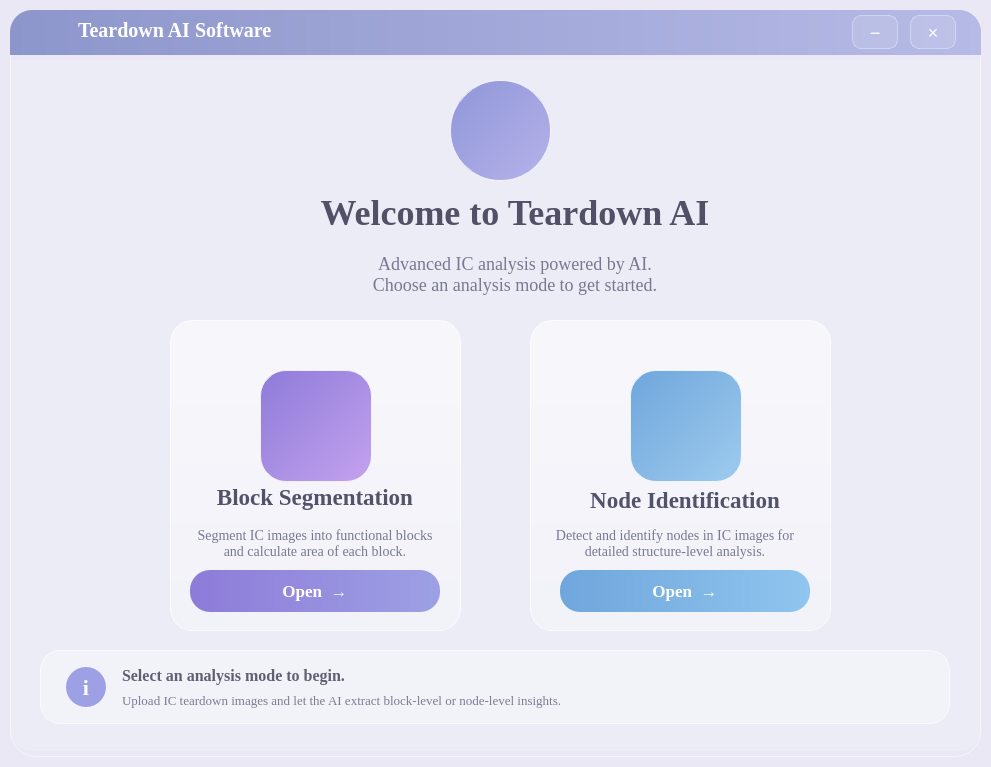
<?xml version="1.0" encoding="UTF-8"?>
<ui version="4.0">
 <class>MainWindow</class>
 <widget class="QMainWindow" name="MainWindow">
  <property name="geometry">
   <rect>
    <x>0</x>
    <y>0</y>
    <width>991</width>
    <height>767</height>
   </rect>
  </property>
  <property name="minimumSize">
   <size>
    <width>700</width>
    <height>740</height>
   </size>
  </property>
  <property name="windowTitle">
   <string>Teardown AI Software</string>
  </property>
  <property name="styleSheet">
   <string notr="true">QMainWindow {
    background-color: #e9e8f4;
}</string>
  </property>
  <widget class="QWidget" name="centralwidget">
   <property name="styleSheet">
    <string notr="true">QWidget#centralwidget {
    background: transparent;
}</string>
   </property>
   <layout class="QGridLayout" name="gridLayout">
    <property name="leftMargin">
     <number>10</number>
    </property>
    <property name="topMargin">
     <number>10</number>
    </property>
    <property name="rightMargin">
     <number>10</number>
    </property>
    <property name="bottomMargin">
     <number>10</number>
    </property>
    <item row="0" column="0">
     <widget class="QFrame" name="mainFrame">
      <property name="styleSheet">
       <string notr="true">QFrame#mainFrame {
    background: qlineargradient(
        x1:0, y1:0, x2:1, y2:1,
        stop:0 #f1eff9,
        stop:0.45 #eceaf7,
        stop:1 #dfe7f8
    );
    border: 1px solid rgba(255,255,255,0.50);
    border-radius: 26px;
}</string>
      </property>
      <property name="frameShape">
       <enum>QFrame::StyledPanel</enum>
      </property>
      <property name="frameShadow">
       <enum>QFrame::Raised</enum>
      </property>
      <widget class="QFrame" name="HeaderFrame">
       <property name="geometry">
        <rect>
         <x>0</x>
         <y>0</y>
         <width>971</width>
         <height>45</height>
        </rect>
       </property>
       <property name="styleSheet">
        <string notr="true">QFrame#HeaderFrame {
    background: qlineargradient(x1:0,y1:0,x2:1,y2:0, stop:0 #8d96cb, stop:1 #b6bae6);
    border-top-left-radius: 22px;
    border-top-right-radius: 22px;
}</string>
       </property>
       <property name="frameShape">
        <enum>QFrame::StyledPanel</enum>
       </property>
       <property name="frameShadow">
        <enum>QFrame::Raised</enum>
       </property>
       <widget class="QPushButton" name="logoPushbutton">
        <property name="geometry">
         <rect>
          <x>22</x>
          <y>-2</y>
          <width>40</width>
          <height>40</height>
         </rect>
        </property>
        <property name="sizePolicy">
         <sizepolicy hsizetype="Minimum" vsizetype="Fixed">
          <horstretch>0</horstretch>
          <verstretch>0</verstretch>
         </sizepolicy>
        </property>
        <property name="styleSheet">
         <string notr="true">QPushButton#logoPushbutton { background: transparent; color: white; border: none; font-size: 50px; font-weight: 700; }</string>
        </property>
        <property name="text">
         <string/>
        </property>
       </widget>
       <widget class="QLabel" name="softwareNameLabel">
        <property name="geometry">
         <rect>
          <x>68</x>
          <y>10</y>
          <width>320</width>
          <height>21</height>
         </rect>
        </property>
        <property name="styleSheet">
         <string notr="true">QLabel#softwareNameLabel { background: transparent; color: white; border: none; font-family: Times New Roman; font-size: 20px; font-weight: 600; }</string>
        </property>
        <property name="text">
         <string>Teardown AI Software</string>
        </property>
       </widget>
       <widget class="QPushButton" name="minimizeButton">
        <property name="geometry">
         <rect>
          <x>842</x>
          <y>5</y>
          <width>46</width>
          <height>34</height>
         </rect>
        </property>
        <property name="styleSheet">
         <string notr="true">QPushButton#minimizeButton { background-color: rgba(255,255,255,0.12); color: white; border: 1px solid rgba(255,255,255,0.36); border-radius: 9px; font-size: 18px; } QPushButton#minimizeButton:hover { background-color: rgba(255,255,255,0.24); }</string>
        </property>
        <property name="text">
         <string>−</string>
        </property>
       </widget>
       <widget class="QPushButton" name="closeButton">
        <property name="geometry">
         <rect>
          <x>900</x>
          <y>5</y>
          <width>46</width>
          <height>34</height>
         </rect>
        </property>
        <property name="styleSheet">
         <string notr="true">QPushButton#closeButton { background-color: rgba(255,255,255,0.12); color: white; border: 1px solid rgba(255,255,255,0.36); border-radius: 9px; font-size: 18px; } QPushButton#closeButton:hover { background-color: rgba(220,110,130,0.70); }</string>
        </property>
        <property name="text">
         <string>×</string>
        </property>
       </widget>
      </widget>
      <widget class="QFrame" name="bodyFrame">
       <property name="geometry">
        <rect>
         <x>0</x>
         <y>50</y>
         <width>971</width>
         <height>691</height>
        </rect>
       </property>
       <property name="styleSheet">
        <string notr="true">QFrame#bodyFrame { background: rgba(255,255,255,0.16); border-bottom-left-radius: 22px; border-bottom-right-radius: 22px; }</string>
       </property>
       <property name="frameShape">
        <enum>QFrame::StyledPanel</enum>
       </property>
       <property name="frameShadow">
        <enum>QFrame::Raised</enum>
       </property>
       <widget class="QLabel" name="appIconLabel">
        <property name="geometry">
         <rect>
          <x>440</x>
          <y>20</y>
          <width>101</width>
          <height>101</height>
         </rect>
        </property>
        <property name="styleSheet">
         <string notr="true">QLabel#appIconLabel { background: qlineargradient(x1:0,y1:0,x2:1,y2:1, stop:0 #8f96d8, stop:1 #b6b2ea); color: white; border: 1px solid rgba(255,255,255,0.75); border-radius: 50px; font-size: 180px; font-weight: 700;}</string>
        </property>
        <property name="text">
         <string/>
        </property>
        <property name="alignment">
         <set>Qt::AlignCenter</set>
        </property>
        <property name="wordWrap">
         <bool>false</bool>
        </property>
       </widget>
       <widget class="QLabel" name="welcomeLabel">
        <property name="geometry">
         <rect>
          <x>220</x>
          <y>123</y>
          <width>570</width>
          <height>58</height>
         </rect>
        </property>
        <property name="styleSheet">
         <string notr="true">QLabel#welcomeLabel { background: transparent; border: none; color: #505166; font-family: Times New Roman; font-size: 36px; font-weight: 700; }</string>
        </property>
        <property name="text">
         <string>Welcome to Teardown AI</string>
        </property>
        <property name="alignment">
         <set>Qt::AlignCenter</set>
        </property>
       </widget>
       <widget class="QLabel" name="subtitleLabel">
        <property name="geometry">
         <rect>
          <x>255</x>
          <y>183</y>
          <width>500</width>
          <height>62</height>
         </rect>
        </property>
        <property name="styleSheet">
         <string notr="true">QLabel#subtitleLabel { background: transparent; border: none; color: #777990; font-family: Times New Roman; font-size: 18px; line-height: 140%; }</string>
        </property>
        <property name="text">
         <string>Advanced IC analysis powered by AI.
Choose an analysis mode to get started.</string>
        </property>
        <property name="alignment">
         <set>Qt::AlignCenter</set>
        </property>
       </widget>
       <widget class="QFrame" name="blockSegmentationCard">
        <property name="geometry">
         <rect>
          <x>160</x>
          <y>260</y>
          <width>291</width>
          <height>311</height>
         </rect>
        </property>
        <property name="styleSheet">
         <string notr="true">QFrame#blockSegmentationCard { background: qlineargradient(x1:0,y1:0,x2:0,y2:1, stop:0 rgba(255,255,255,0.58), stop:1 rgba(255,255,255,0.30)); border: 1px solid rgba(255,255,255,0.75); border-radius: 22px; } QFrame#blockSegmentationCard:hover { border: 1px solid #9b93df; background: rgba(255,255,255,0.48); }</string>
        </property>
        <property name="frameShape">
         <enum>QFrame::StyledPanel</enum>
        </property>
        <property name="frameShadow">
         <enum>QFrame::Raised</enum>
        </property>
        <widget class="QLabel" name="blockSegiconlabel">
         <property name="geometry">
          <rect>
           <x>90</x>
           <y>50</y>
           <width>112</width>
           <height>112</height>
          </rect>
         </property>
         <property name="styleSheet">
          <string notr="true">QLabel#blockSegiconlabel { background: qlineargradient(x1:0,y1:0,x2:1,y2:1, stop:0 #8d7bd9, stop:1 #c4a2ee); border: 1px solid rgba(255,255,255,0.75); border-radius: 26px; color: white; font-family: Segoe UI; font-size: 44px; }</string>
         </property>
         <property name="text">
          <string/>
         </property>
         <property name="alignment">
          <set>Qt::AlignCenter</set>
         </property>
        </widget>
        <widget class="QLabel" name="blockSegtitlelabel">
         <property name="geometry">
          <rect>
           <x>10</x>
           <y>160</y>
           <width>270</width>
           <height>34</height>
          </rect>
         </property>
         <property name="styleSheet">
          <string notr="true">QLabel#blockSegtitlelabel { background: transparent; border: none; color: #52536a; font-family: Times New Roman; font-size: 23px; font-weight: 700; }</string>
         </property>
         <property name="text">
          <string>Block Segmentation</string>
         </property>
         <property name="alignment">
          <set>Qt::AlignCenter</set>
         </property>
        </widget>
        <widget class="QLabel" name="blockSegdetailslabel">
         <property name="geometry">
          <rect>
           <x>20</x>
           <y>200</y>
           <width>250</width>
           <height>46</height>
          </rect>
         </property>
         <property name="styleSheet">
          <string notr="true">QLabel#blockSegdetailslabel { background: transparent; border: none; color: #777990; font-family: Times New Roman; font-size: 14px; }</string>
         </property>
         <property name="text">
          <string>Segment IC images into functional blocks and calculate area of each block.</string>
         </property>
         <property name="alignment">
          <set>Qt::AlignCenter</set>
         </property>
         <property name="wordWrap">
          <bool>true</bool>
         </property>
        </widget>
        <widget class="QPushButton" name="blockSegOpenButton">
         <property name="geometry">
          <rect>
           <x>20</x>
           <y>250</y>
           <width>250</width>
           <height>42</height>
          </rect>
         </property>
         <property name="styleSheet">
          <string notr="true">QPushButton#blockSegOpenButton { background: qlineargradient(x1:0,y1:0,x2:1,y2:0, stop:0 #8d7bd9, stop:1 #9da0e4); color: white; border: none; border-radius: 20px; font-family: Times New Roman; font-size: 17px; font-weight: 600; } QPushButton#blockSegOpenButton:hover { background: qlineargradient(x1:0,y1:0,x2:1,y2:0, stop:0 #8170cf, stop:1 #9095dc); } QPushButton#blockSegOpenButton:pressed { background: #7467bd; }</string>
         </property>
         <property name="text">
          <string>Open  →</string>
         </property>
        </widget>
       </widget>
       <widget class="QFrame" name="nodeIdentificationCard">
        <property name="geometry">
         <rect>
          <x>520</x>
          <y>260</y>
          <width>301</width>
          <height>311</height>
         </rect>
        </property>
        <property name="styleSheet">
         <string notr="true">QFrame#nodeIdentificationCard { background: qlineargradient(x1:0,y1:0,x2:0,y2:1, stop:0 rgba(255,255,255,0.58), stop:1 rgba(255,255,255,0.30)); border: 1px solid rgba(255,255,255,0.75); border-radius: 22px; } QFrame#nodeIdentificationCard:hover { border: 1px solid #7db7e8; background: rgba(255,255,255,0.48); }</string>
        </property>
        <property name="frameShape">
         <enum>QFrame::StyledPanel</enum>
        </property>
        <property name="frameShadow">
         <enum>QFrame::Raised</enum>
        </property>
        <widget class="QLabel" name="nodeIdentiiconlabel">
         <property name="geometry">
          <rect>
           <x>100</x>
           <y>50</y>
           <width>112</width>
           <height>112</height>
          </rect>
         </property>
         <property name="styleSheet">
          <string notr="true">QLabel#nodeIdentiiconlabel { background: qlineargradient(x1:0,y1:0,x2:1,y2:1, stop:0 #6fa6dc, stop:1 #9ecbee); border: 1px solid rgba(255,255,255,0.75); border-radius: 26px; color: white; font-family: Segoe UI; font-size: 44px; }</string>
         </property>
         <property name="text">
          <string/>
         </property>
         <property name="alignment">
          <set>Qt::AlignCenter</set>
         </property>
        </widget>
        <widget class="QLabel" name="nodeIdentititlelabel">
         <property name="geometry">
          <rect>
           <x>20</x>
           <y>163</y>
           <width>270</width>
           <height>34</height>
          </rect>
         </property>
         <property name="styleSheet">
          <string notr="true">QLabel#nodeIdentititlelabel { background: transparent; border: none; color: #52536a; font-family: Times New Roman; font-size: 23px; font-weight: 700; }</string>
         </property>
         <property name="text">
          <string>Node Identification</string>
         </property>
         <property name="alignment">
          <set>Qt::AlignCenter</set>
         </property>
        </widget>
        <widget class="QLabel" name="nodeIdentidetailslabel">
         <property name="geometry">
          <rect>
           <x>20</x>
           <y>200</y>
           <width>250</width>
           <height>46</height>
          </rect>
         </property>
         <property name="styleSheet">
          <string notr="true">QLabel#nodeIdentidetailslabel { background: transparent; border: none; color: #777990; font-family: Times New Roman; font-size: 14px; }</string>
         </property>
         <property name="text">
          <string>Detect and identify nodes in IC images for detailed structure-level analysis.</string>
         </property>
         <property name="alignment">
          <set>Qt::AlignCenter</set>
         </property>
         <property name="wordWrap">
          <bool>true</bool>
         </property>
        </widget>
        <widget class="QPushButton" name="nodeIdentiOpenButton">
         <property name="geometry">
          <rect>
           <x>30</x>
           <y>250</y>
           <width>250</width>
           <height>42</height>
          </rect>
         </property>
         <property name="styleSheet">
          <string notr="true">QPushButton#nodeIdentiOpenButton { background: qlineargradient(x1:0,y1:0,x2:1,y2:0, stop:0 #6fa6dc, stop:1 #8fc5ee); color: white; border: none; border-radius: 20px; font-family: Times New Roman; font-size: 17px; font-weight: 600; } QPushButton#nodeIdentiOpenButton:hover { background: qlineargradient(x1:0,y1:0,x2:1,y2:0, stop:0 #629bd3, stop:1 #82b9e8); } QPushButton#nodeIdentiOpenButton:pressed { background: #5b8fc4; }</string>
         </property>
         <property name="text">
          <string>Open  →</string>
         </property>
        </widget>
       </widget>
       <widget class="QFrame" name="infoPanelFrame">
        <property name="geometry">
         <rect>
          <x>30</x>
          <y>590</y>
          <width>910</width>
          <height>74</height>
         </rect>
        </property>
        <property name="styleSheet">
         <string notr="true">QFrame#infoPanelFrame { background: rgba(255,255,255,0.34); border: 1px solid rgba(255,255,255,0.65); border-radius: 20px; }</string>
        </property>
        <property name="frameShape">
         <enum>QFrame::StyledPanel</enum>
        </property>
        <property name="frameShadow">
         <enum>QFrame::Raised</enum>
        </property>
        <widget class="QLabel" name="infoIconLabel">
         <property name="geometry">
          <rect>
           <x>26</x>
           <y>17</y>
           <width>40</width>
           <height>40</height>
          </rect>
         </property>
         <property name="styleSheet">
          <string notr="true">QLabel#infoIconLabel { background: #9da0e4; color: white; border: none; border-radius: 20px; font-family:Times New Roman; font-size: 22px; font-weight: 700; }</string>
         </property>
         <property name="text">
          <string>i</string>
         </property>
         <property name="alignment">
          <set>Qt::AlignCenter</set>
         </property>
        </widget>
        <widget class="QLabel" name="infoTitleLabel">
         <property name="geometry">
          <rect>
           <x>82</x>
           <y>12</y>
           <width>520</width>
           <height>26</height>
          </rect>
         </property>
         <property name="styleSheet">
          <string notr="true">QLabel#infoTitleLabel { background: transparent; border: none; color: #5f6172; font-family: Times New Roman; font-size: 16px; font-weight: 600; }</string>
         </property>
         <property name="text">
          <string>Select an analysis mode to begin.</string>
         </property>
        </widget>
        <widget class="QLabel" name="infoDetailsLabel">
         <property name="geometry">
          <rect>
           <x>82</x>
           <y>38</y>
           <width>560</width>
           <height>24</height>
          </rect>
         </property>
         <property name="styleSheet">
          <string notr="true">QLabel#infoDetailsLabel { background: transparent; border: none; color: #7b7d94; font-family: Times New Roman; font-size: 13px; }</string>
         </property>
         <property name="text">
          <string>Upload IC teardown images and let the AI extract block-level or node-level insights.</string>
         </property>
        </widget>
        <widget class="QLabel" name="label">
         <property name="geometry">
          <rect>
           <x>760</x>
           <y>20</y>
           <width>131</width>
           <height>41</height>
          </rect>
         </property>
         <property name="text">
          <string/>
         </property>
        </widget>
       </widget>
      </widget>
     </widget>
    </item>
   </layout>
  </widget>
 </widget>
 <resources/>
 <connections/>
</ui>
